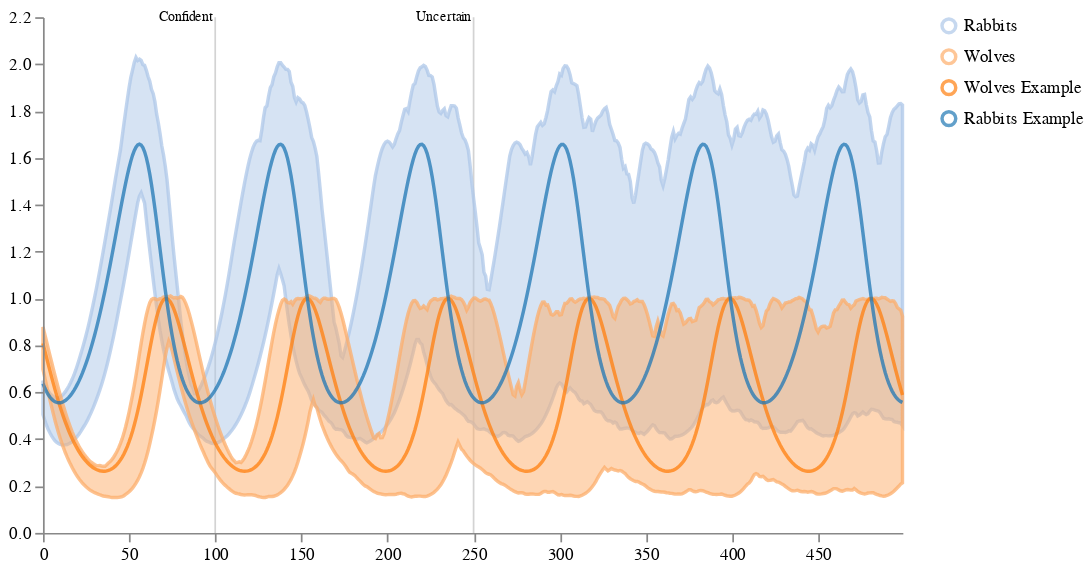

Here is the notebook cell this chart was saved with:
### Code cell
wolves = prior_samples.set_index(["sample_id", "timepoint_id"])["Wolves_sol"].loc[1].rename("Wolves Example")
rabbits = prior_samples.set_index(["sample_id", "timepoint_id"])["Rabbits_sol"].loc[1].rename("Rabbits Example")
traces = pd.DataFrame([wolves, rabbits]).T
nice_labels={"Rabbits_sol": "Rabbits", "Wolves_sol": "Wolves"}
colors = {"Rabbits": "#aec7e8", 
          "Wolves": "#fdae6b",  
          "Wolves Example": "#ff7f0e",
          "Rabbits Example": "#1f77b4",
          "trash": "black", 
          "gamma": None}

schema = vega.trajectories(prior_samples,
                           traces=traces, 
                           relabel=nice_labels,
                           colors=colors,
                           markers={"Confident": 100, "Uncertain": 250}
                           )
schema = vega.pad(schema, 5)
vega.save_schema(schema, "_schema.json")
vega.ipy_display(schema)

### Figure 1 — Vega specification as saved in the notebook (floating-point values rounded to 4 significant figures; data arrays with more than 128 entries replaced by an {"elided": "..."} marker saying what was removed)
{"$schema": "https://vega.github.io/schema/vega/v5.json", "axes": [{"orient": "bottom", "scale": "xscale", "zindex": 100}, {"orient": "left", "scale": "yscale", "zindex": 100}], "data": [{"name": "distributions", "values": {"elided": "1000 records"}}, {"name": "traces", "values": {"elided": "1000 records"}}, {"name": "points", "values": []}, {"name": "markers", "values": [{"label": "Confident", "timepoint_id": 100}, {"label": "Uncertain", "timepoint_id": 250}]}, {"name": "selected", "on": [{"remove": true, "trigger": "clear"}, {"remove": true, "trigger": "!shift"}, {"insert": "clicked", "trigger": "!shift && clicked"}, {"toggle": "clicked", "trigger": "shift && clicked"}]}], "height": 300, "legends": [{"encode": {"labels": {"interactive": true, "name": "legendLabel", "update": {"opacity": [{"test": "!length(data('selected')) || indata('selected', 'value', datum.value)", "value": 1}, {"value": 0.25}]}}, "symbols": {"interactive": true, "name": "legendSymbol", "update": {"fill": {"value": "transparent"}, "opacity": [{"test": "!length(data('selected')) || indata('selected', 'value', datum.value)", "value": 0.7}, {"value": 0.15}], "size": {"value": 64}, "strokeWidth": {"value": 2}}}}, "stroke": "color"}], "marks": [{"from": {"facet": {"data": "points", "groupby": "trajectory", "name": "points_split"}}, "marks": [{"encode": {"hover": {"fillOpacity": {"value": 0.9}}, "update": {"fill": {"field": "trajectory", "scale": "color"}, "fillOpacity": [{"test": "!length(data('selected')) || indata('selected', 'value', datum.trajectory)", "value": 0.5}, {"value": 0.15}], "stroke": {"field": "trajectory", "scale": "color"}, "strokeOpacity": [{"test": "!length(data('selected')) || indata('selected', 'value', datum.trajectory)", "value": 0.75}, {"value": 0.15}], "strokeWidth": {"value": 2}, "x": {"field": "timepoint_id", "scale": "xscale"}, "y": {"field": "value", "scale": "yscale"}}}, "from": {"data": "points"}, "name": "_points", "type": "symbol", "zindex": 3}, {"encode": {"hover": {"fillOpacity": {"value": 0.9}}, "update": {"interpolate": {"value": "linear"}, "stroke": {"field": "trajectory", "scale": "color"}, "strokeOpacity": [{"test": "!length(data('selected')) || indata('selected', 'value', datum.trajectory)", "value": 0.3}, {"value": 0.1}], "strokeWidth": {"value": 2}, "x": {"field": "timepoint_id", "scale": "xscale"}, "y": {"field": "value", "scale": "yscale"}}}, "from": {"data": "points"}, "name": "_points_line", "type": "line", "zindex": 3}], "type": "group", "zindex": 3}, {"from": {"facet": {"data": "traces", "groupby": "trajectory", "name": "traces_split"}}, "marks": [{"encode": {"hover": {"fillOpacity": {"value": 0.9}}, "update": {"interpolate": {"value": "linear"}, "stroke": {"field": "trajectory", "scale": "color"}, "strokeOpacity": [{"test": "!length(data('selected')) || indata('selected', 'value', datum.trajectory)", "value": 0.75}, {"value": 0.15}], "strokeWidth": {"value": 2}, "x": {"field": "timepoint_id", "scale": "xscale"}, "y": {"field": "value", "scale": "yscale"}}}, "from": {"data": "traces_split"}, "name": "_traces", "type": "line"}], "type": "group", "zindex": 2}, {"from": {"facet": {"data": "distributions", "groupby": "trajectory", "name": "trajectory_split"}}, "marks": [{"encode": {"hover": {"fillOpacity": {"value": 0.9}}, "update": {"fill": {"field": "trajectory", "scale": "color"}, "fillOpacity": [{"test": "!length(data('selected')) || indata('selected', 'value', datum.trajectory)", "value": 0.5}, {"value": 0.15}], "interpolate": {"value": "linear"}, "stroke": {"field": "trajectory", "scale": "color"}, "strokeOpacity": [{"test": "!length(data('selected')) || indata('selected', 'value', datum.trajectory)", "value": 0.75}, {"value": 0.15}], "strokeWidth": {"value": 2}, "x": {"field": "timepoint_id", "scale": "xscale"}, "y": {"field": "upper", "scale": "yscale"}, "y2": {"field": "lower", "scale": "yscale"}}}, "from": {"data": "trajectory_split"}, "type": "area"}], "name": "_distributions", "type": "group", "zindex": 1}, {"marks": [{"encode": {"enter": {"stroke": {"value": "lightgray"}}, "update": {"opacity": {"value": 1}, "x": {"field": "timepoint_id", "scale": "xscale"}, "y": {"signal": "height"}, "y2": {"value": 0}}}, "from": {"data": "markers"}, "name": "_marker text", "type": "rule"}, {"encode": {"enter": {"fontSize": {"value": 8}, "text": {"field": "datum.label"}, "y": {"value": 0}}}, "from": {"data": "_marker text"}, "name": "_marker flags", "transform": [{"as": ["x", "_y", "opacity", "align", "baseline"], "lineAnchor": "start", "offset": [1], "size": {"signal": "[width, height]"}, "type": "label"}], "type": "text"}], "name": "_markers", "type": "group"}], "padding": 5, "scales": [{"domain": {"fields": [{"data": "distributions", "field": "timepoint_id"}, {"data": "traces", "field": "timepoint_id"}, {"data": "points", "field": "timepoint_id"}, {"data": "markers", "field": "timepoint_id"}]}, "name": "xscale", "range": "width", "type": "linear", "zero": false}, {"domain": {"fields": [{"data": "distributions", "field": "lower"}, {"data": "distributions", "field": "upper"}, {"data": "traces", "field": "value"}, {"data": "points", "field": "value"}]}, "name": "yscale", "nice": true, "range": "height", "type": "linear", "zero": true}, {"domain": ["Rabbits", "Wolves", "Wolves Example", "Rabbits Example"], "name": "color", "range": ["#aec7e8", "#fdae6b", "#ff7f0e", "#1f77b4"], "type": "ordinal"}], "signals": [{"name": "clear", "on": [{"events": "mouseup[!event.item]", "force": true, "update": "true"}], "value": true}, {"name": "shift", "on": [{"events": "@legendSymbol:click, @legendLabel:click", "force": true, "update": "event.shiftKey"}], "value": false}, {"name": "clicked", "on": [{"events": "@legendSymbol:click, @legendLabel:click", "force": true, "update": "{value: datum.value}"}], "value": null}], "width": 500}
